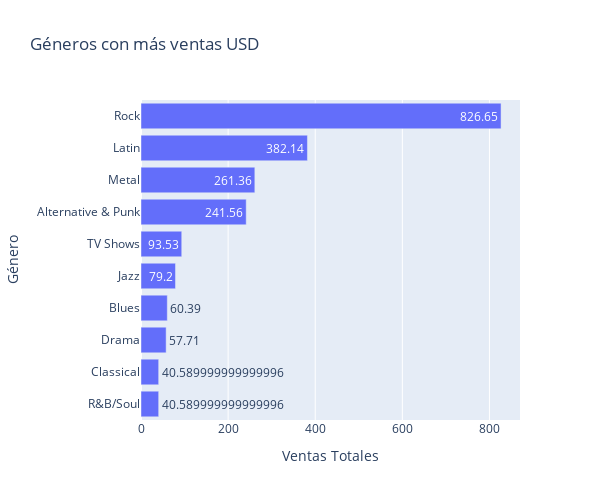

Write notebook code for a chart like this one.
### Markdown cell above
- USA es el país con más ventas, con $523, seguido con Canadá con $303. Con esto se muestra lo importante que es el mercado norteamericano para la tienda en terminos de ingresos.

### Code cell
ventas = sales_df.groupby('Genre')['Total'].sum().reset_index()
ventas.columns = ['Ciudad', 'Ventas Totales']
ventas = ventas.sort_values(by='Ventas Totales', ascending=True).tail(10)

fig = px.bar(ventas, y='Ciudad', x='Ventas Totales', 
             title='Géneros con más ventas USD',
             labels={'Ciudad': 'Género', 'Ventas Totales': 'Ventas Totales'},
             text='Ventas Totales',
             width=600,
             height=500)
fig.show()

### Figure 1 — Plotly figure (JSON) as saved in the notebook; plotly's stock layout.template omitted (floating-point values rounded to 4 significant figures)
{"data": [{"alignmentgroup": "True", "hovertemplate": "Ventas Totales=%{text}<br>Género=%{y}<extra></extra>", "legendgroup": "", "marker": {"color": "#636efa", "pattern": {"shape": ""}}, "name": "", "offsetgroup": "", "orientation": "h", "showlegend": false, "text": [40.59, 40.59, 57.71, 60.39, 79.2, 93.53, 241.6, 261.4, 382.1, 826.6], "textposition": "auto", "type": "bar", "x": [40.59, 40.59, 57.71, 60.39, 79.2, 93.53, 241.6, 261.4, 382.1, 826.6], "xaxis": "x", "y": ["R&B/Soul", "Classical", "Drama", "Blues", "Jazz", "TV Shows", "Alternative & Punk", "Metal", "Latin", "Rock"], "yaxis": "y"}], "layout": {"barmode": "relative", "height": 500, "legend": {"tracegroupgap": 0}, "title": {"text": "Géneros con más ventas USD"}, "width": 600, "xaxis": {"anchor": "y", "domain": [0, 1], "title": {"text": "Ventas Totales"}}, "yaxis": {"anchor": "x", "domain": [0, 1], "title": {"text": "Género"}}}}
